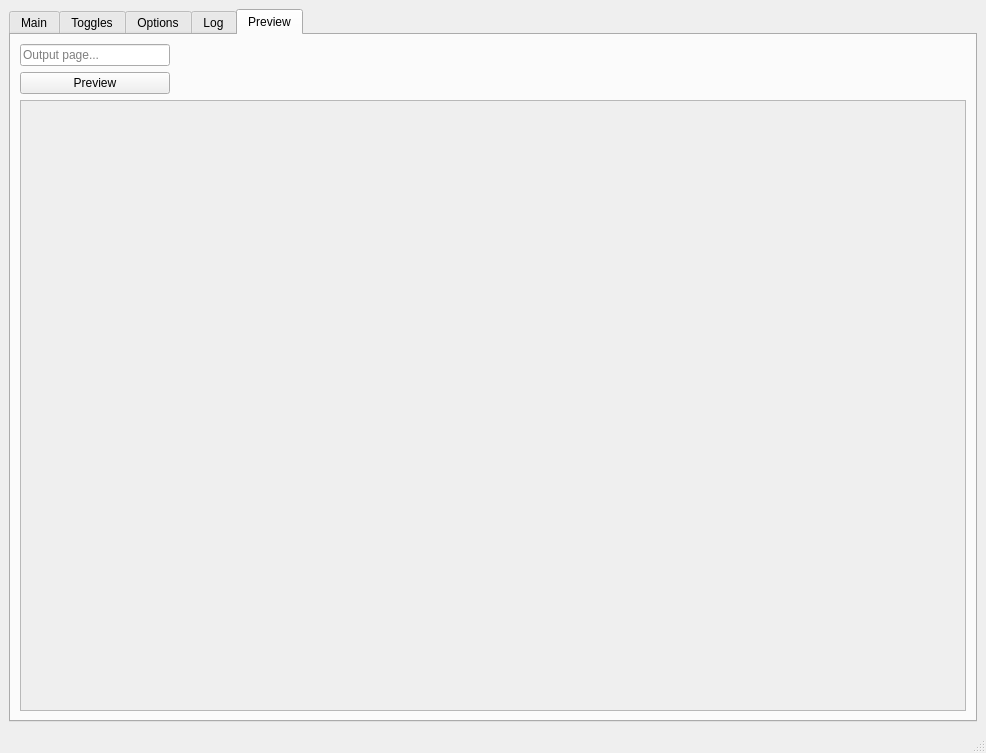
<?xml version="1.0" encoding="UTF-8"?>
<ui version="4.0">
 <class>MainWindow</class>
 <widget class="QMainWindow" name="MainWindow">
  <property name="geometry">
   <rect>
    <x>0</x>
    <y>0</y>
    <width>986</width>
    <height>753</height>
   </rect>
  </property>
  <property name="maximumSize">
   <size>
    <width>986</width>
    <height>753</height>
   </size>
  </property>
  <property name="windowTitle">
   <string>MainWindow</string>
  </property>
  <widget class="QWidget" name="centralwidget">
   <layout class="QVBoxLayout" name="verticalLayout">
    <item>
     <widget class="QTabWidget" name="tabWidget">
      <property name="currentIndex">
       <number>4</number>
      </property>
      <widget class="QWidget" name="tab">
       <attribute name="title">
        <string>Main</string>
       </attribute>
       <widget class="QWidget" name="basicInputWidget" native="true">
        <property name="geometry">
         <rect>
          <x>10</x>
          <y>10</y>
          <width>331</width>
          <height>151</height>
         </rect>
        </property>
        <layout class="QVBoxLayout" name="verticalLayout_3">
         <property name="leftMargin">
          <number>9</number>
         </property>
         <item>
          <layout class="QHBoxLayout" name="horizontalLayout">
           <item>
            <widget class="QLineEdit" name="inputFilePath">
             <property name="readOnly">
              <bool>true</bool>
             </property>
             <property name="placeholderText">
              <string>File path</string>
             </property>
            </widget>
           </item>
           <item>
            <widget class="QPushButton" name="chooseFileButton">
             <property name="text">
              <string>Choose file</string>
             </property>
            </widget>
           </item>
          </layout>
         </item>
         <item>
          <layout class="QHBoxLayout" name="horizontalLayout_2">
           <property name="spacing">
            <number>6</number>
           </property>
           <property name="leftMargin">
            <number>0</number>
           </property>
           <item>
            <widget class="QLabel" name="deviceLabel">
             <property name="text">
              <string>Device:</string>
             </property>
            </widget>
           </item>
           <item>
            <widget class="QComboBox" name="deviceComboBox"/>
           </item>
          </layout>
         </item>
         <item alignment="Qt::AlignHCenter">
          <widget class="QPushButton" name="convertFileButton">
           <property name="maximumSize">
            <size>
             <width>100</width>
             <height>16777215</height>
            </size>
           </property>
           <property name="text">
            <string>Convert</string>
           </property>
          </widget>
         </item>
        </layout>
       </widget>
      </widget>
      <widget class="QWidget" name="tab_2">
       <attribute name="title">
        <string>Toggles</string>
       </attribute>
       <widget class="QWidget" name="tooglesWidget" native="true">
        <property name="geometry">
         <rect>
          <x>10</x>
          <y>10</y>
          <width>361</width>
          <height>421</height>
         </rect>
        </property>
        <layout class="QVBoxLayout" name="verticalLayout_4">
         <item>
          <widget class="QCheckBox" name="autostraightenCheckBox">
           <property name="text">
            <string>Autostraighten</string>
           </property>
          </widget>
         </item>
         <item>
          <widget class="QCheckBox" name="breakAfterEachCheckBox">
           <property name="text">
            <string>Break pages after each source page</string>
           </property>
          </widget>
         </item>
         <item>
          <widget class="QCheckBox" name="colorOutputCheckBox">
           <property name="text">
            <string>Color output</string>
           </property>
          </widget>
         </item>
         <item>
          <widget class="QCheckBox" name="landscapeCheckBox">
           <property name="text">
            <string>Rotate output to landscape</string>
           </property>
          </widget>
         </item>
         <item>
          <widget class="QCheckBox" name="nativePDFOutputCheckBox">
           <property name="text">
            <string>Native PDF output</string>
           </property>
          </widget>
         </item>
         <item>
          <widget class="QCheckBox" name="rightToLeftCheckBox">
           <property name="text">
            <string>Right to left text</string>
           </property>
          </widget>
         </item>
         <item>
          <widget class="QCheckBox" name="generateMarkedUpSourceCheckBox">
           <property name="text">
            <string>Generate marked-up source</string>
           </property>
          </widget>
         </item>
         <item>
          <widget class="QCheckBox" name="reFlowTextCheckBox">
           <property name="text">
            <string>Re-flow text</string>
           </property>
          </widget>
         </item>
         <item>
          <widget class="QCheckBox" name="eraseVerticalLinesCheckBox">
           <property name="text">
            <string>Erase vertical lines</string>
           </property>
          </widget>
         </item>
        </layout>
       </widget>
      </widget>
      <widget class="QWidget" name="tab_3">
       <attribute name="title">
        <string>Options</string>
       </attribute>
       <widget class="QWidget" name="parametersWidget" native="true">
        <property name="geometry">
         <rect>
          <x>10</x>
          <y>10</y>
          <width>451</width>
          <height>391</height>
         </rect>
        </property>
        <layout class="QVBoxLayout" name="verticalLayout_2">
         <item>
          <layout class="QHBoxLayout" name="horizontalLayout_3">
           <item>
            <widget class="QCheckBox" name="maxColumnsCheckBox">
             <property name="text">
              <string>Max columns</string>
             </property>
            </widget>
           </item>
           <item>
            <widget class="QLineEdit" name="maxColumnsLineEdit">
             <property name="maximumSize">
              <size>
               <width>100</width>
               <height>16777215</height>
              </size>
             </property>
             <property name="text">
              <string>2</string>
             </property>
            </widget>
           </item>
          </layout>
         </item>
         <item>
          <layout class="QHBoxLayout" name="horizontalLayout_4">
           <item>
            <widget class="QCheckBox" name="resolutionFactorCheckBox">
             <property name="text">
              <string>Document resolution factor:</string>
             </property>
            </widget>
           </item>
           <item>
            <widget class="QLineEdit" name="resolutionFactorLineEdit">
             <property name="maximumSize">
              <size>
               <width>100</width>
               <height>16777215</height>
              </size>
             </property>
             <property name="text">
              <string>1.0</string>
             </property>
            </widget>
           </item>
          </layout>
         </item>
         <item>
          <widget class="QCheckBox" name="cropMarginCheckBox">
           <property name="text">
            <string>Crop margins:</string>
           </property>
          </widget>
         </item>
         <item>
          <layout class="QHBoxLayout" name="horizontalLayout_5">
           <item>
            <widget class="QLabel" name="label">
             <property name="text">
              <string>Left margin:</string>
             </property>
            </widget>
           </item>
           <item>
            <widget class="QLineEdit" name="leftMarginLineEdit">
             <property name="maximumSize">
              <size>
               <width>100</width>
               <height>16777215</height>
              </size>
             </property>
             <property name="text">
              <string>0.00</string>
             </property>
            </widget>
           </item>
          </layout>
         </item>
         <item>
          <layout class="QHBoxLayout" name="horizontalLayout_6">
           <item>
            <widget class="QLabel" name="label_2">
             <property name="text">
              <string>Right margin:</string>
             </property>
            </widget>
           </item>
           <item>
            <widget class="QLineEdit" name="rightMarginLineEdit">
             <property name="maximumSize">
              <size>
               <width>100</width>
               <height>16777215</height>
              </size>
             </property>
             <property name="text">
              <string>0.00</string>
             </property>
            </widget>
           </item>
          </layout>
         </item>
         <item>
          <layout class="QHBoxLayout" name="horizontalLayout_7">
           <item>
            <widget class="QLabel" name="label_3">
             <property name="text">
              <string>Top margin:</string>
             </property>
            </widget>
           </item>
           <item>
            <widget class="QLineEdit" name="topMarginLineEdit">
             <property name="maximumSize">
              <size>
               <width>100</width>
               <height>16777215</height>
              </size>
             </property>
             <property name="text">
              <string>0.00</string>
             </property>
            </widget>
           </item>
          </layout>
         </item>
         <item>
          <layout class="QHBoxLayout" name="horizontalLayout_8">
           <item>
            <widget class="QLabel" name="label_4">
             <property name="text">
              <string>Bottom margin:</string>
             </property>
            </widget>
           </item>
           <item>
            <widget class="QLineEdit" name="bottomMarginLineEdit">
             <property name="maximumSize">
              <size>
               <width>100</width>
               <height>16777215</height>
              </size>
             </property>
             <property name="text">
              <string>0.00</string>
             </property>
            </widget>
           </item>
          </layout>
         </item>
         <item>
          <layout class="QHBoxLayout" name="horizontalLayout_9">
           <item>
            <widget class="QLabel" name="label_5">
             <property name="text">
              <string>Page range:</string>
             </property>
            </widget>
           </item>
           <item>
            <widget class="QLineEdit" name="pageRangeLineEdit">
             <property name="maximumSize">
              <size>
               <width>100</width>
               <height>16777215</height>
              </size>
             </property>
             <property name="placeholderText">
              <string>(e.g. 1-5,6,9-)</string>
             </property>
            </widget>
           </item>
          </layout>
         </item>
        </layout>
       </widget>
      </widget>
      <widget class="QWidget" name="tab_4">
       <attribute name="title">
        <string>Log</string>
       </attribute>
       <layout class="QVBoxLayout" name="verticalLayout_5">
        <item>
         <widget class="QPlainTextEdit" name="logText">
          <property name="readOnly">
           <bool>true</bool>
          </property>
          <property name="placeholderText">
           <string>Log output...</string>
          </property>
         </widget>
        </item>
       </layout>
      </widget>
      <widget class="QWidget" name="tab_5">
       <attribute name="title">
        <string>Preview</string>
       </attribute>
       <layout class="QVBoxLayout" name="verticalLayout_8">
        <item>
         <widget class="QLineEdit" name="previewLineEdit">
          <property name="maximumSize">
           <size>
            <width>150</width>
            <height>16777215</height>
           </size>
          </property>
          <property name="placeholderText">
           <string>Output page...</string>
          </property>
         </widget>
        </item>
        <item>
         <widget class="QPushButton" name="previewButton">
          <property name="maximumSize">
           <size>
            <width>150</width>
            <height>16777215</height>
           </size>
          </property>
          <property name="text">
           <string>Preview</string>
          </property>
         </widget>
        </item>
        <item>
         <widget class="QScrollArea" name="scrollArea">
          <property name="widgetResizable">
           <bool>true</bool>
          </property>
          <widget class="QWidget" name="scrollAreaWidgetContents">
           <property name="geometry">
            <rect>
             <x>0</x>
             <y>0</y>
             <width>944</width>
             <height>578</height>
            </rect>
           </property>
           <layout class="QVBoxLayout" name="verticalLayout_6">
            <item>
             <widget class="QLabel" name="imagePreview">
              <property name="text">
               <string/>
              </property>
             </widget>
            </item>
           </layout>
          </widget>
         </widget>
        </item>
       </layout>
      </widget>
     </widget>
    </item>
   </layout>
  </widget>
  <widget class="QMenuBar" name="menubar">
   <property name="geometry">
    <rect>
     <x>0</x>
     <y>0</y>
     <width>986</width>
     <height>22</height>
    </rect>
   </property>
  </widget>
  <widget class="QStatusBar" name="statusbar"/>
 </widget>
 <resources/>
 <connections/>
</ui>
